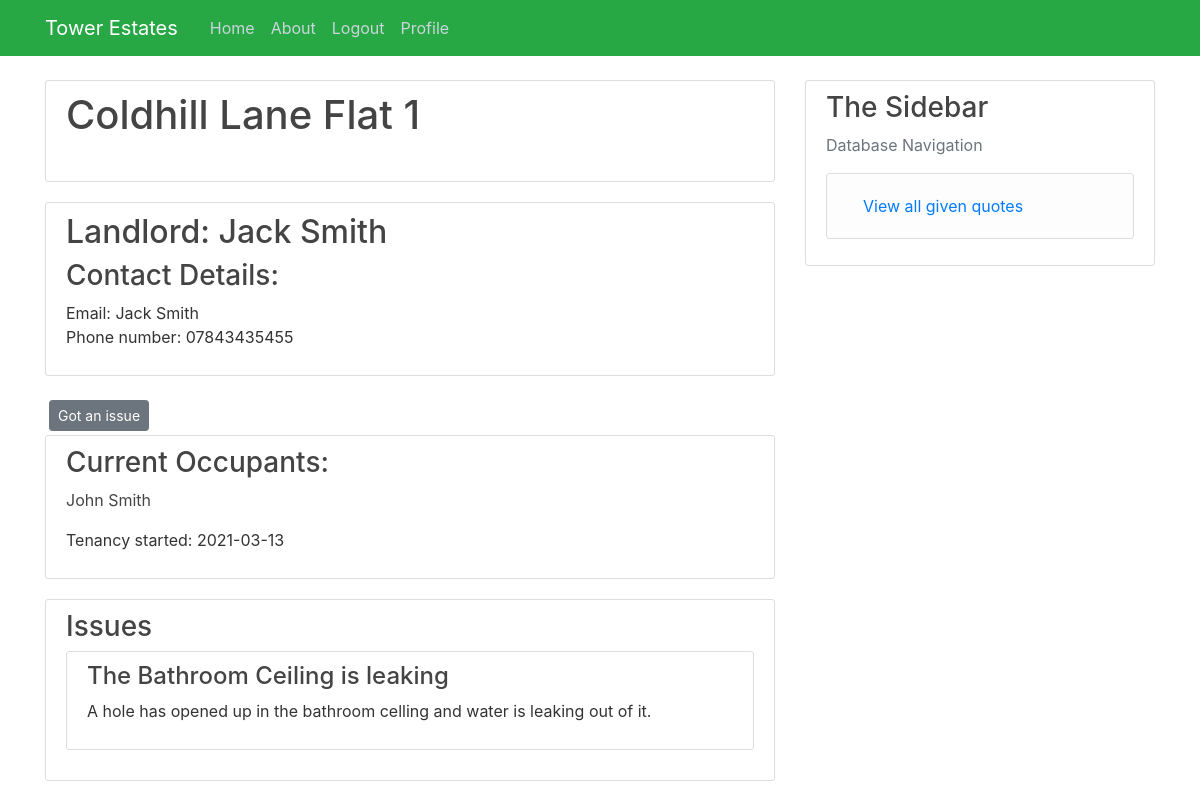
Page /Property/4 (signed in) on the committed database.
### Tower/models.py (models this page shows, shortened)
class Properties(db.Model):
    property_id = db.Column(db.Integer, primary_key=True)
    address_line_1 = db.Column(db.String(35), nullable=False)
    address_line_2 = db.Column(db.String(20), nullable=True, default=" ")
    postcode = db.Column(db.String(10), nullable=False)
    landlord_id = db.Column(db.Integer, db.ForeignKey("user.user_id"), nullable=False)
    issue = db.relationship("Issue",cascade="all, delete-orphan", backref="Properties", lazy=True)

class User(db.Model, UserMixin):
    user_id = db.Column(db.Integer, primary_key=True)
    name = db.Column(db.String(55), nullable=False)
    phone_number= db.Column(db.String(15), nullable=False)
    role= db.Column(db.String(12), nullable=False)
    email = db.Column(db.String(120), unique=True, nullable=False)
    business= db.Column(db.String(150), nullable=True)
    password = db.Column(db.String(64), nullable=False)
    properties = db.relationship("Properties",cascade="all, delete-orphan" ,backref="User", lazy=True)
    occupants = db.relationship("Tenancies", backref="User", secondary=occupants, lazy=True)
    contractor = db.relationship("Quotes", cascade="all, delete-orphan",backref="User", lazy=True)

class Tenancies(db.Model):
    tenancy_id = db.Column(db.Integer, primary_key=True)
    property_id = db.Column(db.Integer, db.ForeignKey("properties.property_id"), nullable=False)
    start_date = db.Column(db.Date, nullable=False)
    occupants = db.relationship("User", backref="Tenancies", secondary=occupants, lazy=True)

class Issue(db.Model):
    issue_id = db.Column(db.Integer, primary_key=True)
    summary = db.Column(db.String(100), nullable=False)
    content = db.Column(db.String(500), nullable=False)
    approved = db.Column(db.Boolean, default=False)
    opened = db.Column(db.DateTime, nullable=False, default=datetime.utcnow())
    closed = db.Column(db.Boolean, default=False)
    property_id = db.Column(db.Integer, db.ForeignKey("properties.property_id"), nullable=False)
    jobs = db.relationship("Jobs", backref="Issue", lazy=True, cascade="all, delete-orphan")
    notes = db.relationship("Issue_Notes", backref="Issue", lazy=True, cascade="all, delete-orphan")

### Tower/routes.py (the view)
@app.route("/Property/<int:property_id>", methods=["GET", "POST"])
@login_required
def Property(property_id):
    property = db.session.query(Properties, User).outerjoin(Properties, User.user_id == Properties.landlord_id). \
        filter(Properties.property_id == property_id).first()
    tenancy = db.session.query(Tenancies).filter(Tenancies.property_id == property_id).first()
    occupancies = db.session.query(User).outerjoin(Tenancies.occupants).filter(Tenancies.property_id == property_id)
    issues = db.session.query(Issue).filter(Issue.property_id == property_id).order_by(Issue.opened.desc())
    return render_template("Property.html", title="Property", property=property, occupancies=occupancies,
                           tenancy=tenancy, issues=issues)

### Tower/models.py (called while the page is built)
@login_manager.user_loader
def load_user(user_id):
    return User.query.get(int(user_id))

### Tower/templates/Property.html (shortened to what this page needs)
{% extends "layout.html" %}
{% block content %}
<div class="content-section">
    <h2 class="account-heading"> {{property.Properties.address_line_1}} {{property.Properties.address_line_2}}</h2>
    <br>
</div>
<div class="content-section">
    <h2><a class="article-title" href="{{ url_for('Landlord', user_id= property.Properties.landlord_id) }}">Landlord: {{property.User.name}}</a></h2>
    <h3>Contact Details:</h3>
    <p>Email: {{property.User.name}} <br>Phone number: {{property.User.phone_number}}
</div>
<div>
    <a class="btn btn-secondary btn-sm m-1" href=" {{url_for('create_issue', property_id = property.Properties.property_id)}}">Got an issue</a>
</div>
<div class="content-section">
    <h3> Current Occupants: </h3>
    {% for current in occupancies %}
    <p> <a class="article-title"href=" {{ url_for('Tenant', user_id= current.user_id) }}">{{current.name}}</a></p>
    {% endfor %}
    <p>Tenancy started: {{tenancy.start_date}}
</div>
<div class="content-section">
    <h3>Issues</h3>
    {% for issue in issues %}
    <div class="content-section">
        <h4>{{issue.summary}}</h4>
        <p>{{issue.content}}</p>
    </div>
    {%endfor%}
</div>
{% endblock content %}

### Tower/Static/main.css (style rules this page uses)
body { background: #ffffff; color: #333333; margin-top: 5rem; }
h1, h2, h3, h4, h5, h6 { color: #444444; }
.content-section { background: #ffffff; padding: 10px 20px; border: 1px solid #dddddd; border-radius: 3px; margin-bottom: 20px; }
.article-title { color: #444444; }
.account-heading { font-size: 2.5rem; }

### rows in the picture
Properties: Properties.address_line_1 "Coldhill Lane", Properties.address_line_2 "Flat 1"
User: User.name "Jack Smith", User.phone_number "07843435455"
User: name "John Smith"
Tenancies: start_date "2021-03-13"
Issue: summary "The Bathroom Ceiling is leaking", content "A hole has opened up in the bathroom celling and water is leaking out of it."
